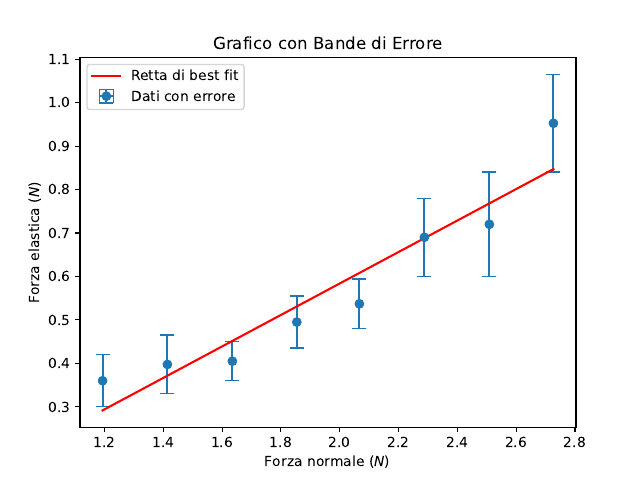

Generate this figure with Python:
import numpy as np
import matplotlib.pyplot as plt
# Leggere i dati dal file .txt
data = np.loadtxt('Lunghezze.txt')
data2 = np.loadtxt('masse.txt')

y = data[:, 0]
yerror = data[:, 1]
x = data2[:, 0]
xerror = data2[:, 1]

y=y/100
yerror = yerror/100
y = y*3
yerror = yerror*3
x = x/10
xerror = xerror/1000
x = x*9.81
xerror = xerror*9.81

print(y)
print(yerror)
print(x)
print(xerror)

mediax = np.mean(x)
mediay = np.mean(y)
somma = 0
sommax = 0

for elementox,elementoy in zip(x, y):
    somma = somma + (elementox - mediax)*(elementoy - mediay)

for elemento in x:
    sommax = sommax + (elemento - mediax)**2

b = somma/sommax
a = mediay - (b*mediax)
print("b=", b)
print("a=", a)

delta = sommax*len(x)

somma_sigmay = 0
for elementox, elementoy in zip(x, y):
    somma_sigmay =  somma_sigmay + (elementoy - (elementox*b) - a)**2

sigmay = np.sqrt(somma_sigmay/(len(x)-2))

somma_sigma_a = 0
for elemento in x:
    somma_sigma_a = somma_sigma_a + elemento**2

sigma_a = sigmay*np.sqrt(somma_sigma_a/delta)
sigma_b = sigmay*np.sqrt(len(x)/delta)

delta_a = 3*sigma_a
delta_b = 3*sigma_b

print("delta_b=", delta_b)
print("delta_a=", delta_a)



# Creare il grafico con bande di errore
plt.errorbar(x, y, xerr=xerror, yerr=yerror, fmt='o', capsize=5, label="Dati con errore")

# Aggiungo retta di regressione
coeff_angolare, intercetta = np.polyfit(x, y, 1)
y_retta = coeff_angolare * x + intercetta

print("Coefficiente angolare (slope):", coeff_angolare)
print("Intercetta:", intercetta)
plt.plot(x, y_retta, color="red", label="Retta di best fit")

# Aggiungere etichette e titolo
plt.xlabel(r'Forza normale ($N$)')
plt.ylabel(r'Forza elastica ($N$)')
plt.title('Grafico con Bande di Errore')

# Mostrare legenda
plt.legend()

# Mostrare il grafico
plt.savefig("grafico1.pdf", format="pdf")
plt.show()
